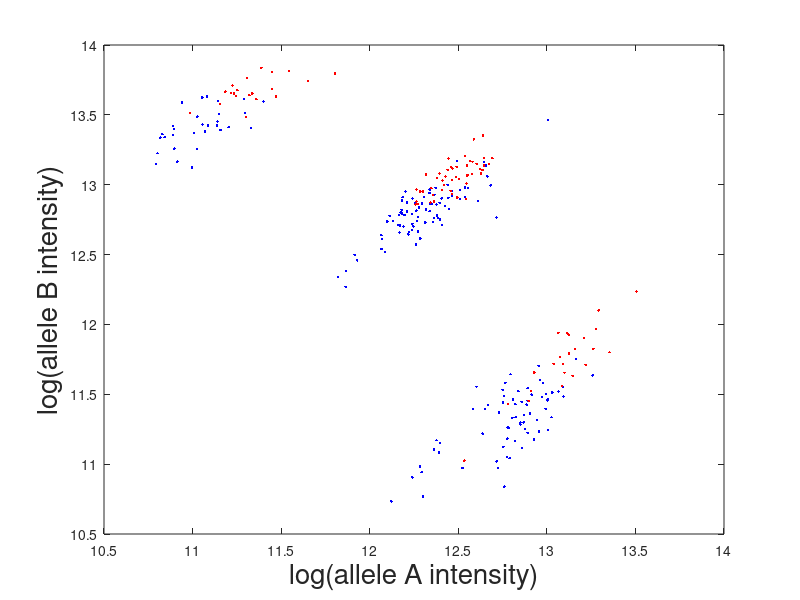

This figure's MATLAB source:
data = dlmread('SNP_A-1721275int.txt');
train_data = dlmread('SNP_A-1721275_train.txt');

figure;

% plot all data point
plot(data(:,1),data(:,2),'b.');
hold on;

% plot aa training data
plot(train_data(:,1),train_data(:,2),'r.');
hold on;

xlabel('log(allele A intensity)', 'FontSize', 20);
ylabel('log(allele B intensity)', 'FontSize', 20);